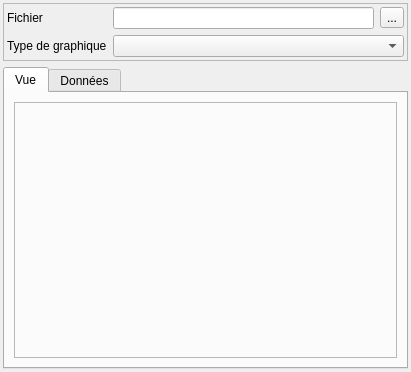
<?xml version="1.0" encoding="UTF-8"?>
<ui version="4.0">
 <class>Form</class>
 <widget class="QWidget" name="Form">
  <property name="geometry">
   <rect>
    <x>0</x>
    <y>0</y>
    <width>411</width>
    <height>372</height>
   </rect>
  </property>
  <property name="windowTitle">
   <string>Form</string>
  </property>
  <layout class="QVBoxLayout" name="verticalLayout">
   <property name="leftMargin">
    <number>3</number>
   </property>
   <property name="topMargin">
    <number>3</number>
   </property>
   <property name="rightMargin">
    <number>3</number>
   </property>
   <property name="bottomMargin">
    <number>3</number>
   </property>
   <item>
    <widget class="QFrame" name="frame_2">
     <property name="frameShape">
      <enum>QFrame::StyledPanel</enum>
     </property>
     <property name="frameShadow">
      <enum>QFrame::Raised</enum>
     </property>
     <layout class="QGridLayout" name="gridLayout">
      <property name="leftMargin">
       <number>3</number>
      </property>
      <property name="topMargin">
       <number>3</number>
      </property>
      <property name="rightMargin">
       <number>3</number>
      </property>
      <property name="bottomMargin">
       <number>3</number>
      </property>
      <item row="0" column="0">
       <widget class="QLabel" name="label_2">
        <property name="text">
         <string>Fichier</string>
        </property>
       </widget>
      </item>
      <item row="0" column="1">
       <widget class="QLineEdit" name="lineEdit_csv"/>
      </item>
      <item row="1" column="0">
       <widget class="QLabel" name="label">
        <property name="text">
         <string>Type de graphique</string>
        </property>
       </widget>
      </item>
      <item row="0" column="2">
       <widget class="QToolButton" name="toolButton_choosecsv">
        <property name="text">
         <string>...</string>
        </property>
       </widget>
      </item>
      <item row="1" column="1" colspan="2">
       <widget class="QComboBox" name="comboBox_graphtype"/>
      </item>
     </layout>
    </widget>
   </item>
   <item>
    <widget class="QTabWidget" name="tabWidget">
     <property name="currentIndex">
      <number>0</number>
     </property>
     <widget class="QWidget" name="tab">
      <attribute name="title">
       <string>Vue</string>
      </attribute>
      <layout class="QVBoxLayout" name="verticalLayout_3">
       <item>
        <widget class="QFrame" name="frame_graph">
         <property name="frameShape">
          <enum>QFrame::StyledPanel</enum>
         </property>
         <property name="frameShadow">
          <enum>QFrame::Raised</enum>
         </property>
         <layout class="QVBoxLayout" name="verticalLayout_4"/>
        </widget>
       </item>
      </layout>
     </widget>
     <widget class="QWidget" name="tab_2">
      <attribute name="title">
       <string>Données</string>
      </attribute>
      <layout class="QVBoxLayout" name="verticalLayout_2" stretch="1,10">
       <item>
        <widget class="QFrame" name="frame">
         <property name="frameShape">
          <enum>QFrame::StyledPanel</enum>
         </property>
         <property name="frameShadow">
          <enum>QFrame::Raised</enum>
         </property>
         <layout class="QGridLayout" name="gridLayout_2">
          <item row="0" column="0">
           <widget class="QPushButton" name="pushButton_addline">
            <property name="text">
             <string>+</string>
            </property>
           </widget>
          </item>
          <item row="0" column="1">
           <widget class="QPushButton" name="pushButton_delline">
            <property name="text">
             <string>-</string>
            </property>
           </widget>
          </item>
         </layout>
        </widget>
       </item>
       <item>
        <widget class="QTableWidget" name="tableWidget">
         <property name="rowCount">
          <number>0</number>
         </property>
         <property name="columnCount">
          <number>6</number>
         </property>
         <attribute name="horizontalHeaderDefaultSectionSize">
          <number>50</number>
         </attribute>
         <attribute name="horizontalHeaderStretchLastSection">
          <bool>true</bool>
         </attribute>
         <column>
          <property name="text">
           <string>X</string>
          </property>
         </column>
         <column>
          <property name="text">
           <string>Y</string>
          </property>
         </column>
         <column>
          <property name="text">
           <string>Index1</string>
          </property>
         </column>
         <column>
          <property name="text">
           <string>Index2</string>
          </property>
         </column>
         <column>
          <property name="text">
           <string>Index3</string>
          </property>
         </column>
         <column>
          <property name="text">
           <string>Index4</string>
          </property>
         </column>
        </widget>
       </item>
      </layout>
     </widget>
    </widget>
   </item>
  </layout>
 </widget>
 <resources/>
 <connections/>
</ui>
